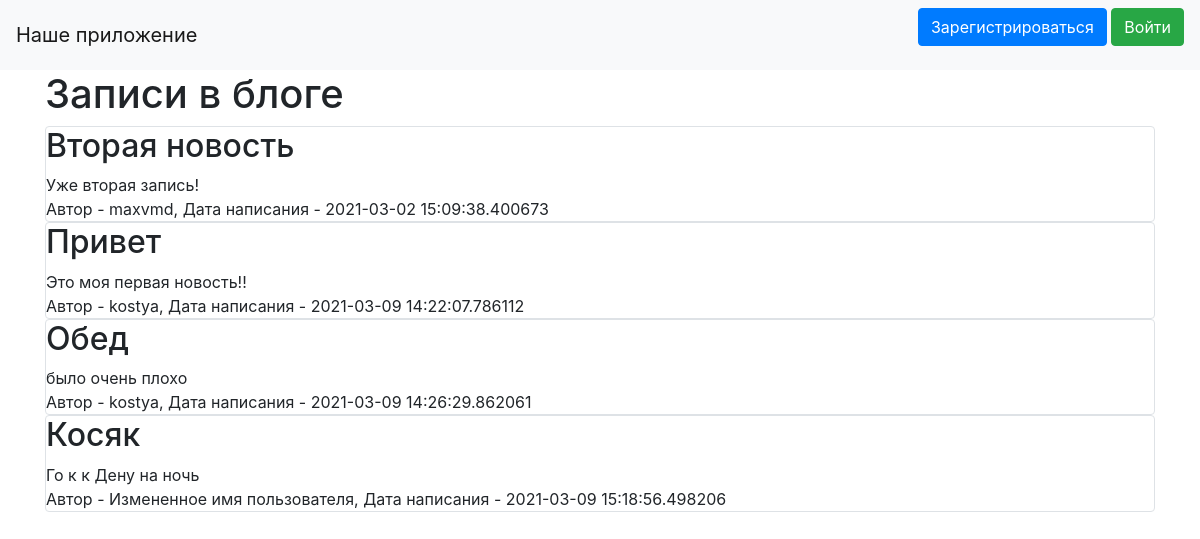
Before: / with the older database file.
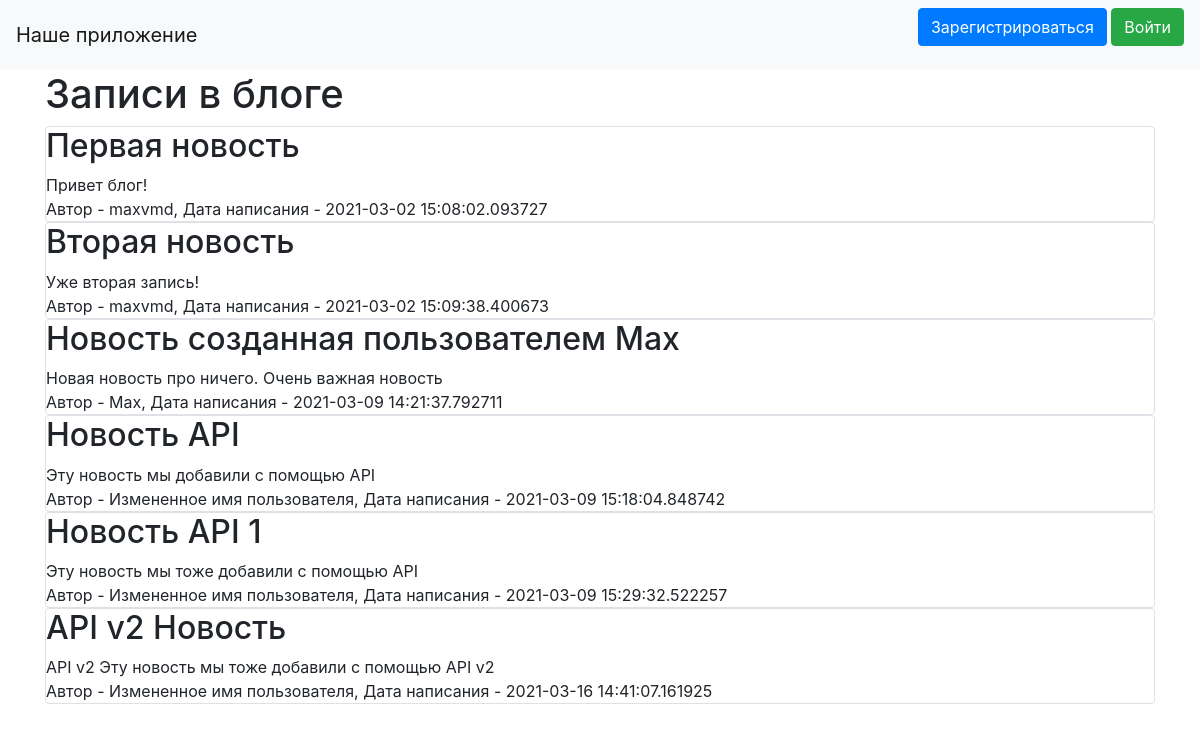
After: the same page with the newer database file.
### data/news.py (models this page shows, shortened)
class News(SqlAlchemyBase, SerializerMixin):
    __tablename__ = 'news'
    id = sqlalchemy.Column(sqlalchemy.Integer,
                           primary_key=True, autoincrement=True)
    title = sqlalchemy.Column(sqlalchemy.String, nullable=True)
    content = sqlalchemy.Column(sqlalchemy.String, nullable=True)
    created_date = sqlalchemy.Column(sqlalchemy.DateTime,
                                     default=datetime.datetime.now)
    is_private = sqlalchemy.Column(sqlalchemy.Boolean, default=True)
    is_published = sqlalchemy.Column(sqlalchemy.Boolean, default=True)
    user_id = sqlalchemy.Column(sqlalchemy.Integer,
                                sqlalchemy.ForeignKey("users.id"))
    user = orm.relation('User')

### data/users.py (models this page shows, shortened)
class User(SqlAlchemyBase, UserMixin, SerializerMixin):
    __tablename__ = 'users'
    id = sqlalchemy.Column(sqlalchemy.Integer,
                           primary_key=True, autoincrement=True)
    name = sqlalchemy.Column(sqlalchemy.String, nullable=True)
    about = sqlalchemy.Column(sqlalchemy.String, nullable=True)
    email = sqlalchemy.Column(sqlalchemy.String,
                              index=True, unique=True, nullable=True)
    hashed_password = sqlalchemy.Column(sqlalchemy.String, nullable=True)
    created_date = sqlalchemy.Column(sqlalchemy.DateTime,
                                     default=datetime.datetime.now)
    news = orm.relation("News", back_populates='user')

### main.py (the view)
@app.route("/")
def index():
    db_sess = db_session.create_session()
    if current_user.is_authenticated:
        news = db_sess.query(News).filter(
            (News.user == current_user) | (News.is_private != True))
    else:
        news = db_sess.query(News).filter(News.is_private != True)
    return render_template("index.html", news=news)

### data/db_session.py (called while the page is built)
def create_session() -> Session:
    global __factory
    return __factory()

### templates/index.html (shortened to what this page needs)
{% extends "base.html" %}
{% block content %}
<h1>Записи в блоге</h1>
{% for item in news%}
<div class="col-md6 border rounded">
    <h2>{{item.title}}</h2>
    <div>
        {{item.content}}
    </div>
    <div>
        Автор - {{item.user.name}}, Дата написания - {{item.created_date}}
    </div>
</div>
{% endfor %}
{% endblock %}

### templates/base.html (shortened to what this page needs)
<!doctype html>
<html lang="en">
<head>
    <link rel="stylesheet"
          href="https://stackpath.bootstrapcdn.com/bootstrap/4.4.1/css/bootstrap.min.css"
>
</head>
<body>
<header>
    <nav class="navbar navbar-light bg-light">
        <a class="navbar-brand" href="#">Наше приложение</a>
        {% if current_user.is_authenticated %}
            <a class="navbar-brand" href="/logout">{{ current_user.name }}</a>
        {% else %}
            <p>
                <a class="btn btn-primary " href="/register">Зарегистрироваться</a>
                <a class="btn btn-success" href="/login">Войти</a>
            </p>
        {% endif %}
    </nav>
</header>
<main role="main" class="container">
    {% block content %}{% endblock %}
</main>
</body>
</html>

Changed rows visible on the page:
removed News: title "Привет", content "Это моя первая новость!!", user.name "kostya", created_date "2021-03-09 14:22:07.786112"
removed News: title "Обед", content "было очень плохо", user.name "kostya", created_date "2021-03-09 14:26:29.862061"
added News: title "Первая новость", content "Привет блог!", user.name "maxvmd", created_date "2021-03-02 15:08:02.093727"
added News: title "Новость созданная пользователем Max", content "Новая новость про ничего. Очень важная новость", user.name "Max", created_date "2021-03-09 14:21:37.792711"
changed News: title "Косяк" → "Новость API"; content "Го к к Дену на ночь" → "Эту новость мы добавили с помощью API"; created_date "2021-03-09 15:18:56.498206" → "2021-03-09 15:18:04.848742"
added News: title "Новость API 1", content "Эту новость мы тоже добавили с помощью API", user.name "Измененное имя пользователя", created_date "2021-03-09 15:29:32.522257"
added News: title "API v2 Новость", content "API v2 Эту новость мы тоже добавили с помощью API v2", user.name "Измененное имя пользователя", created_date "2021-03-16 14:41:07.161925"
